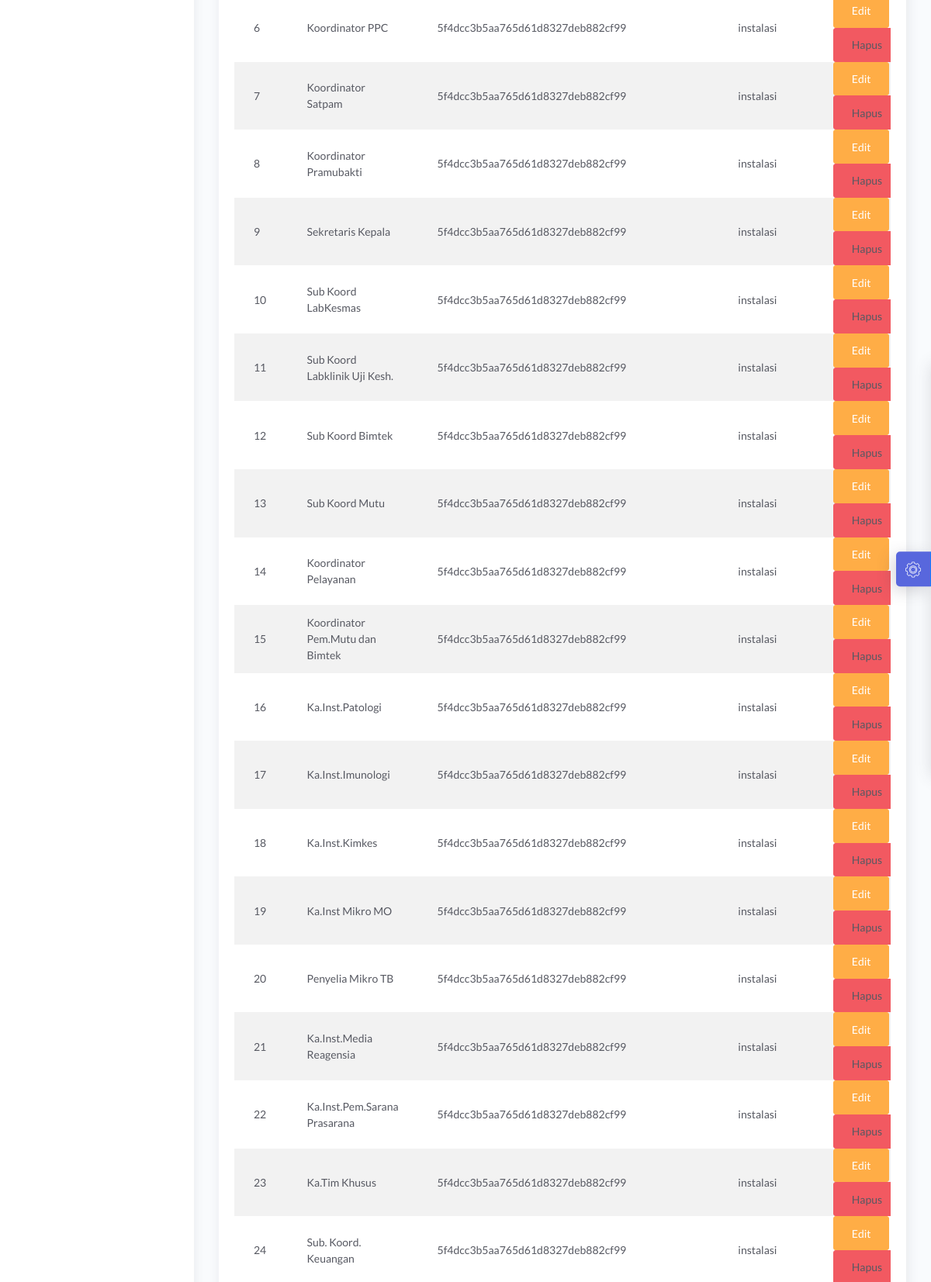
The app's page /admin/user.php?data (middle part), older data.
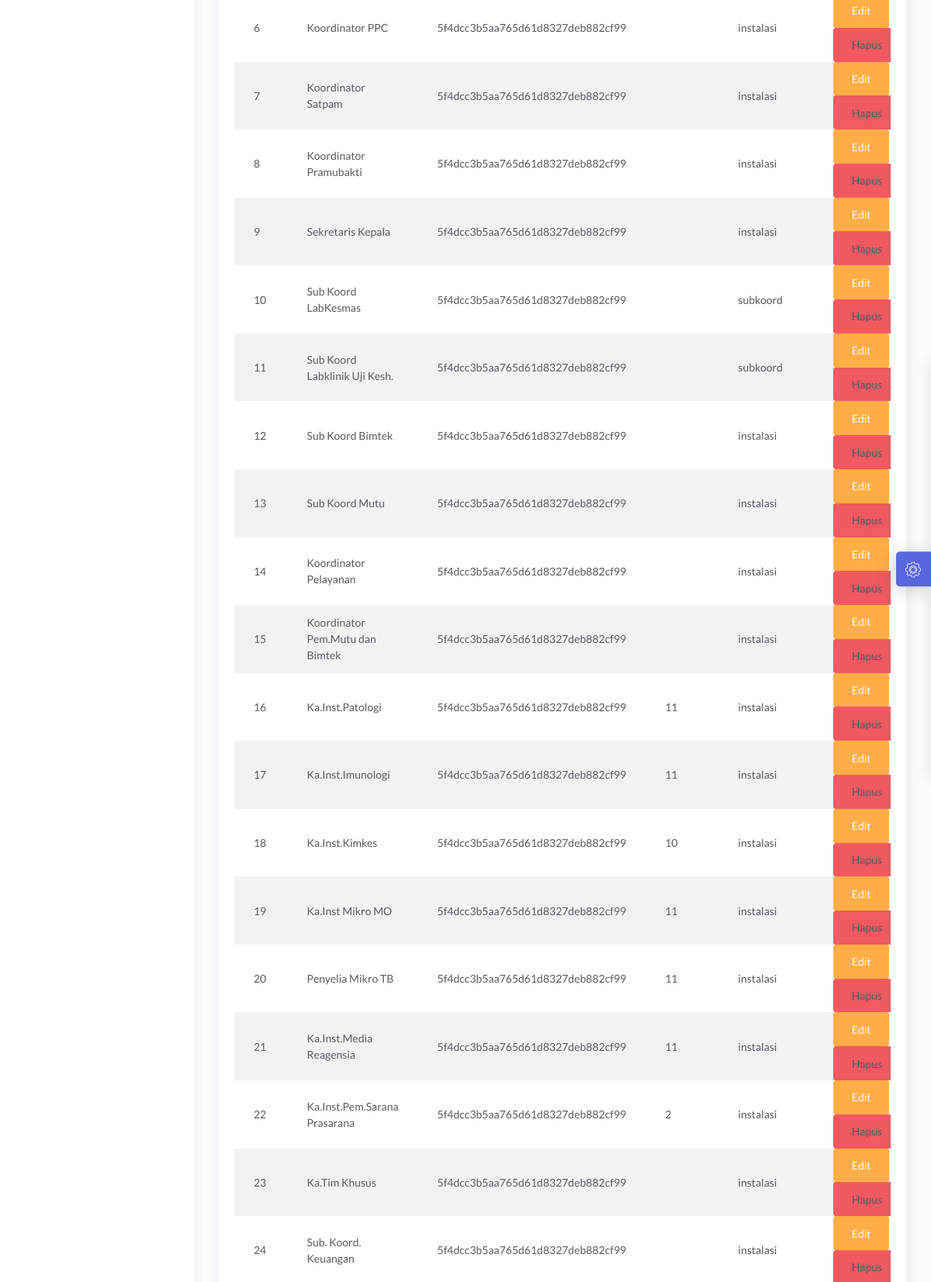
The same page, newer data.
### tables this page shows
CREATE TABLE `users` (
  `id_user` int(11) NOT NULL,
  `nama` varchar(255) NOT NULL,
  `password` varchar(255) NOT NULL,
  `atasan` int(11) DEFAULT NULL,
  `nama_instalasi` varchar(255) NOT NULL,
  `level` varchar(255) NOT NULL
);

### admin/user.php (the view, shortened to what this page needs)
<?php include 'header.php'; ?>
	<div class="main-panel">
			<div class="content">
				<div class="page-inner">
					<?php if(isset($_GET['data'])){ ?>
					<div class="row">
						<div class="col-md-12">
							<div class="card">
								<div class="card-body">
									<div class="table-responsive">
										<table id="multi-filter-select" class="display table table-striped table-hover" >
											<tbody>
											<?php
									        $query = mysqli_query($koneksi,"SELECT * FROM users");
									        $no=1;
									        while ($a = mysqli_fetch_array($query)) :?>
												<tr>
													<td><?php echo $no++; ?></td>
													<td><?php echo $a['nama'] ?></td>
													<td><?php echo $a['password'] ?></td>
													<td><?php echo $a['atasan'] ?></td>
													<td><?php echo $a['level'] ?></td>
													<td><a class="btn btn-warning" href="?edit&id_user=<?php echo $a['id_user']; ?>">Edit</a>
														<a onclick="if(confirm('Apakah anda yakin ingin menghapus data ini ??')){ location.href='?hapus&id_user=<?php echo $a['id_user']; ?>' }" class="btn btn-danger"> Hapus</a>
													</td>
												</tr>
												<?php endwhile;?>
											</tbody>
										</table>
									</div>
								</div>
							</div>
						</div>
					</div>
					  <?php } ?>
				</div>
			</div>
<?php include 'footer.php'?>

Row changes from the older to the newer data that the page shows:
changed users "Sub Koord LabKesmas": level "instalasi" → "subkoord"
changed users "Sub Koord Labklinik Uji Kesh.": level "instalasi" → "subkoord"
changed users "Ka.Inst.Patologi": atasan (not shown) → "11"
changed users "Ka.Inst.Imunologi": atasan (not shown) → "11"
changed users "Ka.Inst.Kimkes": atasan (not shown) → "10"
changed users "Ka.Inst Mikro MO": atasan (not shown) → "11"
changed users "Penyelia Mikro TB": atasan (not shown) → "11"
changed users "Ka.Inst.Media Reagensia": atasan (not shown) → "11"
changed users "Ka.Inst.Pem.Sarana Prasarana": atasan (not shown) → "2"
